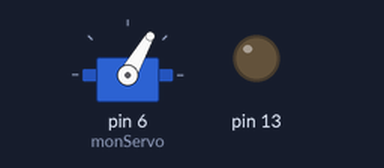
A sketch run on a simulated Arduino Uno, built with avr-gcc and run on an emulated ATmega328P. Parts: servo, output pins drawn as LEDs (lit = HIGH).

Above: at 0.05 s.
At 29.9 s:
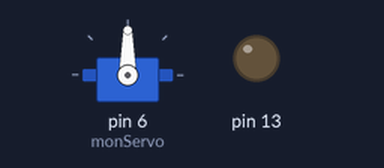
Timing chart, 0 to 39.0 s (numbered marks = the images above):
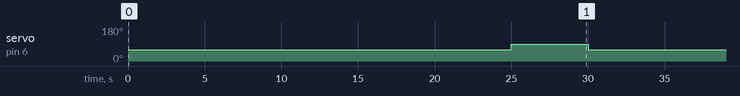

The sketch:

reglages_sablier_ok.ino
```cpp
#include <Servo.h>  // on inclut la bibliothèque pour piloter un servomoteur

Servo monServo;  // on crée l'objet monServo

void setup()
{
    monServo.attach(6); // on définit le Pin utilisé par le servomoteur
    pinMode(13, OUTPUT);
}

void loop()
{
    // LE sablier monte sans s'arreter....
  // Pour le stopper, débrancher le câble relié au moteur du sablier
    monServo.write(60);
    delay(25000);
    monServo.write(90);
    delay(5000);

}
```

Measured:
- by itself, servo on pin 6 (monServo): alternates 90° for 5.0 s and 60° for 25.0 s
